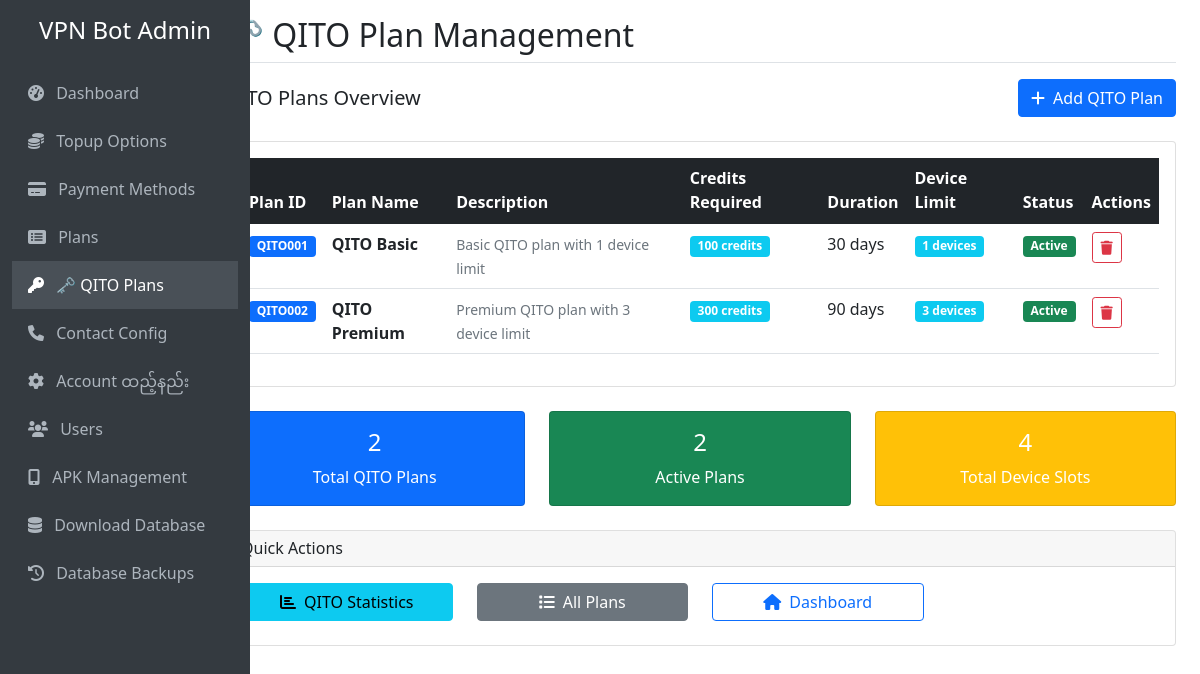
The app's page /qito with its own data.
### tables this page shows
CREATE TABLE "plans" (
                id INTEGER PRIMARY KEY AUTOINCREMENT,
                plan_id_number TEXT UNIQUE NOT NULL,
                name TEXT NOT NULL,
                description TEXT,
                credits_required INTEGER NOT NULL,
                duration_days INTEGER NOT NULL,
                is_active BOOLEAN DEFAULT 1,
                created_at TIMESTAMP DEFAULT CURRENT_TIMESTAMP,
                updated_at TIMESTAMP DEFAULT CURRENT_TIMESTAMP
            , device_limit INTEGER DEFAULT 1);

### web_admin.py (the view)
@app.route('/qito')
def qito_plan_management():
    conn = get_db_connection()
    qito_plans = conn.execute('''
        SELECT p.*,
               COALESCE(p.device_limit, 1) as device_limit
        FROM plans p
        WHERE p.name LIKE '%QITO%'
        ORDER BY p.plan_id_number
    ''').fetchall()
    conn.close()
    return render_template('qito_plan_management.html', qito_plans=qito_plans)

### web_admin.py (called while the page is built)
def get_db_connection():
    conn = sqlite3.connect(DB_FILE)
    conn.row_factory = sqlite3.Row
    return conn

### templates/qito_plan_management.html (shortened to what this page needs)
{% extends "base.html" %}
{% block page_title %}🗝 QITO Plan Management{% endblock %}
{% block content %}
<div class="row mb-4">
    <div class="col-12">
        <div class="d-flex justify-content-between align-items-center">
            <h5 class="mb-0">QITO Plans Overview</h5>
            <a href="{{ url_for('add_qito_plan') }}" class="btn btn-primary">
                <i class="fas fa-plus me-2"></i>Add QITO Plan
            </a>
        </div>
    </div>
</div>
{% if qito_plans %}
<div class="row">
    <div class="col-12">
        <div class="card">
            <div class="card-body">
                <div class="table-responsive">
                    <table class="table table-hover">
                        <thead class="table-dark">
                            <tr>
                                <th>Plan ID</th>
                                <th>Plan Name</th>
                                <th>Description</th>
                                <th>Credits Required</th>
                                <th>Duration</th>
                                <th>Device Limit</th>
                                <th>Status</th>
                                <th>Actions</th>
                            </tr>
                        </thead>
                        <tbody>
                            {% for plan in qito_plans %}
                            <tr>
                                <td>
                                    <span class="badge bg-primary">{{ plan.plan_id_number }}</span>
                                </td>
                                <td>
                                    <strong>{{ plan.name }}</strong>
                                </td>
                                <td>
                                    <small class="text-muted">{{ plan.description or 'No description' }}</small>
                                </td>
                                <td>
                                    <span class="badge bg-info">{{ plan.credits_required }} credits</span>
                                </td>
                                <td>{{ plan.duration_days }} days</td>
                                <td>
                                    <span class="badge bg-info">{{ plan.device_limit or 1 }} devices</span>
                                </td>
                                <td>
                                    {% if plan.is_active %}
                                        <span class="badge bg-success">Active</span>
                                    {% else %}
                                        <span class="badge bg-secondary">Inactive</span>
                                    {% endif %}
                                </td>
                                <td>
                                    <div class="btn-group btn-group-sm" role="group">
                                        <a href="{{ url_for('delete_qito_plan', plan_id=plan.id) }}"
                                           class="btn btn-outline-danger"
                                           onclick="return confirm('Are you sure you want to delete this QITO plan? This action cannot be undone!')"
                                           title="Delete Plan">
                                            <i class="fas fa-trash"></i>
                                        </a>
                                    </div>
                                </td>
                            </tr>
                            {% endfor %}
                        </tbody>
                    </table>
                </div>
            </div>
        </div>
    </div>
</div>
<div class="row mt-4">
    <div class="col-md-4">
        <div class="card bg-primary text-white">
            <div class="card-body text-center">
                <h4>{{ qito_plans|length }}</h4>
                <p class="mb-0">Total QITO Plans</p>
            </div>
        </div>
    </div>
    <div class="col-md-4">
        <div class="card bg-success text-white">
            <div class="card-body text-center">
                <h4>{{ qito_plans|selectattr('is_active')|list|length }}</h4>
                <p class="mb-0">Active Plans</p>
            </div>
        </div>
    </div>
    <div class="col-md-4">
        <div class="card bg-warning text-white">
            <div class="card-body text-center">
                <h4>{{ qito_plans|sum(attribute='device_limit') or 0 }}</h4>
                <p class="mb-0">Total Device Slots</p>
            </div>
        </div>
    </div>
</div>
{% endif %}
<div class="row mt-4">
    <div class="col-12">
        <div class="card">
            <div class="card-header">
                <h6 class="card-title mb-0">Quick Actions</h6>
            </div>
            <div class="card-body">
                <div class="row">
                    <div class="col-md-3">
                        <a href="{{ url_for('qito_statistics') }}" class="btn btn-info w-100 mb-2">
                            <i class="fas fa-chart-bar me-2"></i>QITO Statistics
                        </a>
                    </div>
                    <div class="col-md-3">
                        <a href="{{ url_for('plan_management') }}" class="btn btn-secondary w-100 mb-2">
                            <i class="fas fa-list me-2"></i>All Plans
                        </a>
                    </div>
                    <div class="col-md-3">
                        <a href="{{ url_for('dashboard') }}" class="btn btn-outline-primary w-100 mb-2">
                            <i class="fas fa-home me-2"></i>Dashboard
                        </a>
                    </div>
                </div>
            </div>
        </div>
    </div>
</div>
{% endblock %}

### records on screen
plans: plan_id_number "QITO001", name "QITO Basic", description "Basic QITO plan with 1 device limit", credits_required "100", duration_days "30", device_limit "1", is_active "Active"
plans: plan_id_number "QITO002", name "QITO Premium", description "Premium QITO plan with 3 device limit", credits_required "300", duration_days "90", device_limit "3", is_active "Active"

### other values on screen
{{ qito_plans|length }} "2"
{{ qito_plans|selectattr('is_active')|list|length }} "2"
{{ qito_plans|sum(attribute='device_limit') or 0 }} "4"
